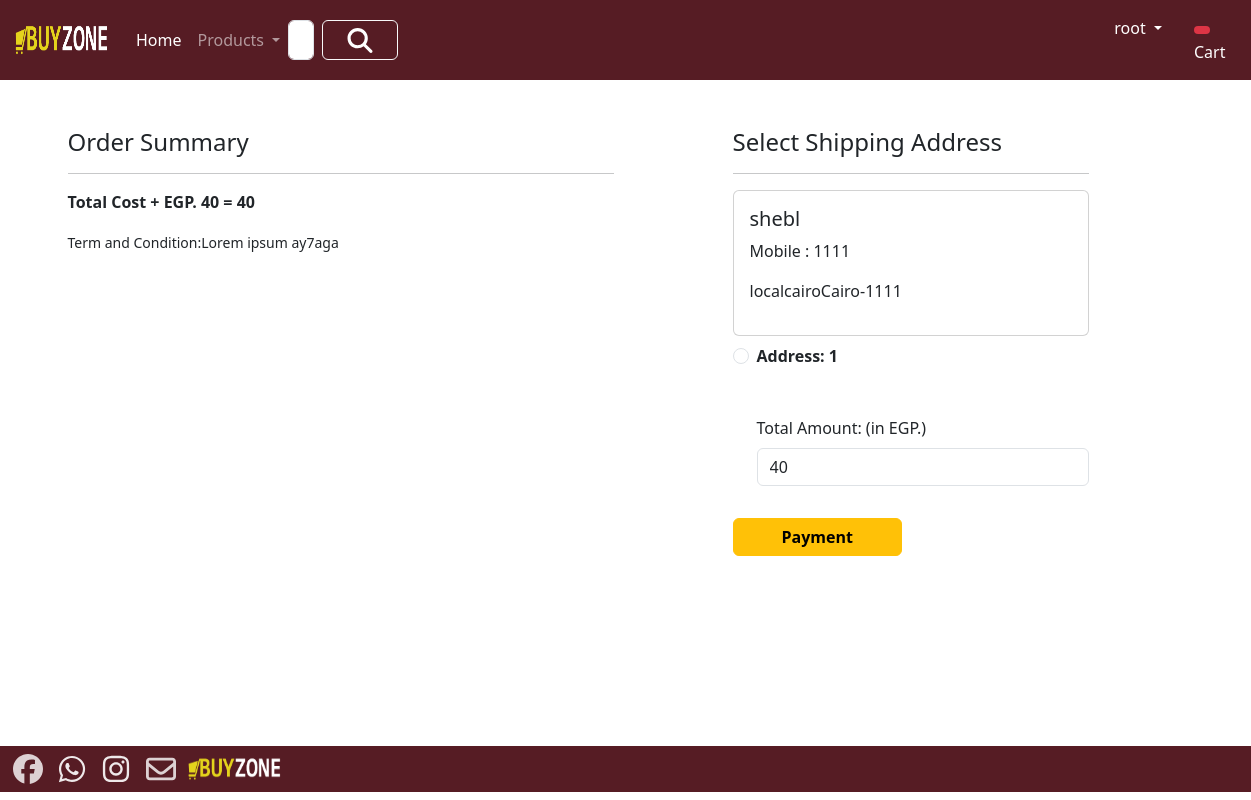
Screenshot of /checkout/ (signed in) with the database file from the repository.
### app/models.py (models this page shows, shortened)
class Customer(models.Model):
     user = models.ForeignKey(User,on_delete=models.CASCADE)
     name = models.CharField(max_length=200)
     locality = models.CharField(max_length=200)
     city = models.CharField(max_length=50)
     mobile = models.IntegerField(default=0)
     zipcode = models.IntegerField()
     state = models.CharField(choices=STATE_CHOICES,max_length=100)

### app/views.py (the view)
class checkout(View):
    def get(self,request):
        totalitem = 0
        wishitem = 0
        if request.user.is_authenticated:
            totalitem = len(Cart.objects.filter(user=request.user))
            wishitem = len(Wishlist.objects.filter(user=request.user))
        user=request.user
        add=Customer.objects.filter(user=user)
        cart_items=Cart.objects.filter(user=user)
        famount=0
        for p in cart_items:
            value=p.quantity*p.product.discounted_price
            famount=famount+value
        totalamount= famount+40
        return render(request, 'app/checkout.html',locals())

### app/templates/app/checkout.html (shortened to what this page needs)
{% extends 'app/base.html' %}
{% load static %}
{% block main-content %}
<div class="container">
  <div class="row mt-5">
    <div class="col-sm-6">
      <h4>Order Summary</h4>
      <hr />
      <p class="fw-bold">Total Cost + EGP. 40 = {{ totalamount }}</p>
      <small>Term and Condition:Lorem ipsum ay7aga</small>
    </div>
    <div class="col-sm-4 offset-sm-1">
      <h4>Select Shipping Address</h4>
      <hr />
      <form method="post" id="myform">
        {% for ad in add %}
          <div class="card">
            <div class="card-body">
              <h5>{{ ad.name }}</h5>
              <p>Mobile : {{ ad.mobile }}</p>
              <p>{{ ad.locality }}{{ ad.city }}{{ ad.state }}-{{ ad.zipcode }}</p>
            </div>
          </div>
          <div class="form-check mt-2 mb-5">
            <input class="form-check-input"
                   type="radio"
                   name="custid"
                   id="custadd{{ forloop.counter }}"
                   value="{{ ad.id }}" />
            <label class="form-check-label fw-bold" for="custadd{{ forloop.counter }}">Address: {{ forloop.counter }}</label>
          </div>
        {% endfor %}
        <div class="form-check mb-3">
          <label for="totamount" class="form-label">Total Amount: (in EGP.)</label>
          <input type="number"
                 class="form-control"
                 name="totamount"
                 value="{{ totalamount }}"
                 readonly />
        </div>
        <div class="test-end">
          <a href="{% url 'paymentdone' %}" id="rzp-button1" type="submit" class="btn btn-warning mt-3 px-5 fw-bold" >Payment</a>
        </div>
      </form>
    </div>
  </div>
</div>
{% endblock main-content %}

### app/templates/app/base.html (shortened to what this page needs)
<!DOCTYPE html>
{% load static %}
<html lang="en">
<head>
    <link href="https://cdn.jsdelivr.net/npm/bootstrap@5.3.3/dist/css/bootstrap.min.css" rel="stylesheet">
    <link rel = "stylesheet" href = "{% static 'app/css/owl.carousel.min.css' %}"/>
    <link rel = "stylesheet" href = "{% static 'app/css/style.css' %}"/>
    <link rel = "stylesheet" href = "{% static 'app/css/all.min.css' %}"/>
</head>
<body style="min-height:89vh;position: relative;">
    <nav class="navbar navbar-expand-lg navbar-dark " style ="background-color : #561c24;">
      <div class="container-fluid">
        <a class="navbar-brand" href="/">
            <img src = "{% static "app/images/product/BuyZoneLast.png" %}" width = "100" height = "40" >
        </a>
        <div class="collapse navbar-collapse" id="navbarSupportedContent">
          <ul class="navbar-nav me-auto mb-2 mb-lg-0">
            {% if request.user.is_authenticated %}
            <li class="nav-item">
              <a class="nav-link active" aria-current="page" href="/">Home</a>
            </li>
            <li class="nav-item dropdown">
              <a class="nav-link dropdown-toggle" href="#" role="button" data-bs-toggle="dropdown" aria-expanded="false">
                Products
              </a>
            </li>
          </ul>
          <form class="d-flex" role="search" action="/search" style="margin-right :700px  " >
            <input class="form-control me-2" type="search" placeholder="Search" name = "search" aria-label="Search">
            <button class="btn btn-outline-light" type="submit" style ="--bs-btn-hover-bg: #7d1624;">
              <img src = "{% static "app/images/product/magnifying-glass-solid.svg" %}" width = "50" height = "25" >
            </button>
          </form>
        </div>
        <ul class="navbar-nav me-auto mb-2 mb-lg-0">
            <li class="nav-item dropdown mx-2">
            {% if request.user.is_authenticated %}
              {% if request.user.first_name %}
                  <a class="nav-link dropdown-toggle text-white" href="#" id="profileDropdown" data-bs-toggle="dropdown" aria-expanded="false">
                      {{ request.user.first_name }}
                  </a>
              {% else %}
                  <a class="nav-link dropdown-toggle text-white" href="#" id="profileDropdown" data-bs-toggle="dropdown" aria-expanded="false">
                      {{ request.user.username }}
                  </a>
              {% endif %}
              {% endif %}
            </li>
            <li class="nav-item mx-2">
              <a class="nav-link text-white" href="{% url 'showcart'%}">
                <span class="badge bg-danger">
                </span>
                Cart
            </a>
            </li>
            {% endif %}
        </ul>
  </div>
</nav>
{% block main-content %}{% endblock main-content %}
    <Footer class="container-fluid  text- p-2 mt-5" style="position: absolute; bottom: -80px ; diplay :flex; justify-content: space-between; background-color : #561c24;" >
      <a href="https://www.facebook.com/?locale=ar_AR"  target="_blank" >
        <img src = "{% static "app/images/product/facebook.svg" %}"  width = "40" height = "30"    style= "opacity: 0.8;" >
      </a>
      <a href="https://api.whatsapp.com/send?phone=201096396432" target="_blank" >
        <img src = "{% static "app/images/product/whatsapp.svg" %}"  width = "40" height = "30" style= "opacity: 0.9;">
      </a>
      <a href="#" target="_blank" >
        <img src = "{% static "app/images/product/instagram.svg" %}"  width = "40" height = "30" style= "opacity: 0.9;">
      </a >
      <a href="#" target="_blank" >
        <img src = "{% static "app/images/product/envelope-regular.svg" %}" width = "40" height = "30" style= "opacity: 0.8;">
      </a>
      <img src = "{% static "app/images/product/BuyZoneLast.png" %}" width = "100" height = "30" >
    </Footer>
</body>
</html>

### rows the page displays
Customer: name "shebl", mobile "1111", locality "local", city "cairo", state "Cairo", zipcode "1111"

### other values shown
{{ request.user.username }} "root"
{{ totalamount }} "40"
